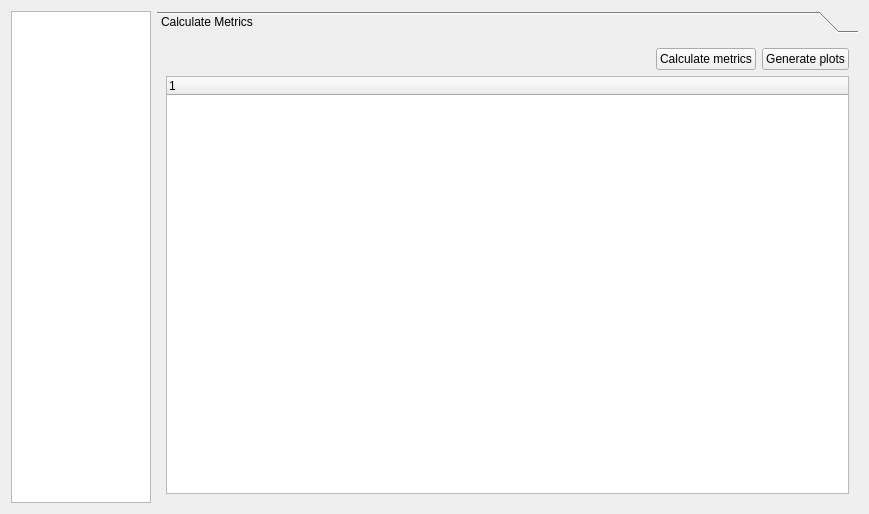
<?xml version="1.0" encoding="UTF-8"?>
<ui version="4.0">
 <class>EvaluationTool</class>
 <widget class="QWidget" name="EvaluationTool">
  <property name="geometry">
   <rect>
    <x>0</x>
    <y>0</y>
    <width>869</width>
    <height>514</height>
   </rect>
  </property>
  <property name="windowTitle">
   <string>Evaluate Traces</string>
  </property>
  <layout class="QGridLayout" name="gridLayout">
   <item row="0" column="0">
    <layout class="QHBoxLayout" name="horizontalLayout">
     <item>
      <widget class="QListView" name="listView">
       <property name="sizePolicy">
        <sizepolicy hsizetype="Expanding" vsizetype="Expanding">
         <horstretch>1</horstretch>
         <verstretch>0</verstretch>
        </sizepolicy>
       </property>
       <property name="selectionMode">
        <enum>QAbstractItemView::NoSelection</enum>
       </property>
      </widget>
     </item>
     <item>
      <widget class="QToolBox" name="toolBox">
       <property name="sizePolicy">
        <sizepolicy hsizetype="Preferred" vsizetype="Preferred">
         <horstretch>5</horstretch>
         <verstretch>0</verstretch>
        </sizepolicy>
       </property>
       <property name="currentIndex">
        <number>0</number>
       </property>
       <widget class="QWidget" name="page_2">
        <property name="geometry">
         <rect>
          <x>0</x>
          <y>0</y>
          <width>707</width>
          <height>464</height>
         </rect>
        </property>
        <attribute name="label">
         <string>Calculate Metrics</string>
        </attribute>
        <layout class="QGridLayout" name="gridLayout_3">
         <item row="0" column="0">
          <layout class="QVBoxLayout" name="verticalLayout_3">
           <item>
            <layout class="QHBoxLayout" name="horizontalLayout_3">
             <item>
              <spacer name="horizontalSpacer">
               <property name="orientation">
                <enum>Qt::Horizontal</enum>
               </property>
               <property name="sizeHint" stdset="0">
                <size>
                 <width>40</width>
                 <height>20</height>
                </size>
               </property>
              </spacer>
             </item>
             <item>
              <widget class="QPushButton" name="btn_calculateMetrics">
               <property name="text">
                <string>Calculate metrics</string>
               </property>
              </widget>
             </item>
             <item>
              <widget class="QPushButton" name="btn_genPlots">
               <property name="text">
                <string>Generate plots</string>
               </property>
              </widget>
             </item>
            </layout>
           </item>
           <item>
            <widget class="TraceMetricTreeWidget" name="traceMetricTreeWidget">
             <column>
              <property name="text">
               <string notr="true">1</string>
              </property>
             </column>
            </widget>
           </item>
          </layout>
         </item>
        </layout>
       </widget>
      </widget>
     </item>
    </layout>
   </item>
  </layout>
 </widget>
 <customwidgets>
  <customwidget>
   <class>TraceMetricTreeWidget</class>
   <extends>QTreeWidget</extends>
   <header>presentation/tracemetrictreewidget.h</header>
  </customwidget>
 </customwidgets>
 <resources/>
 <connections/>
</ui>
